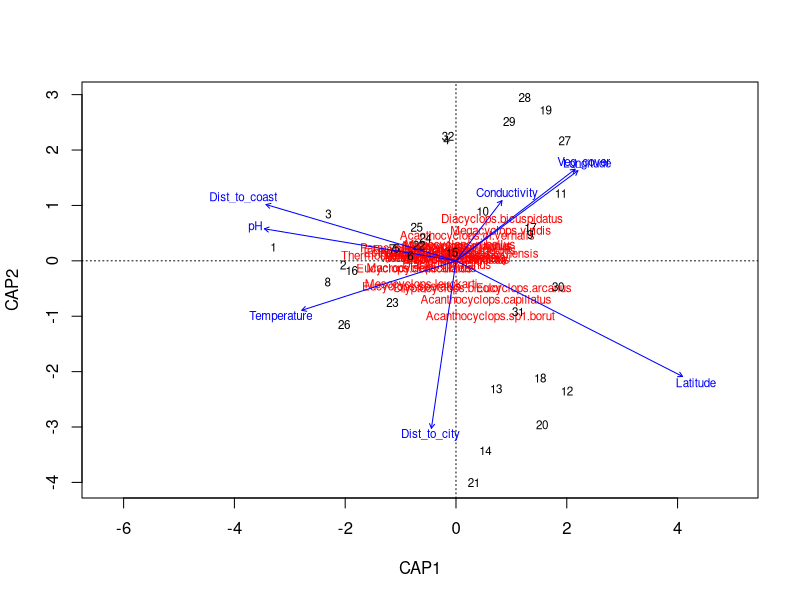
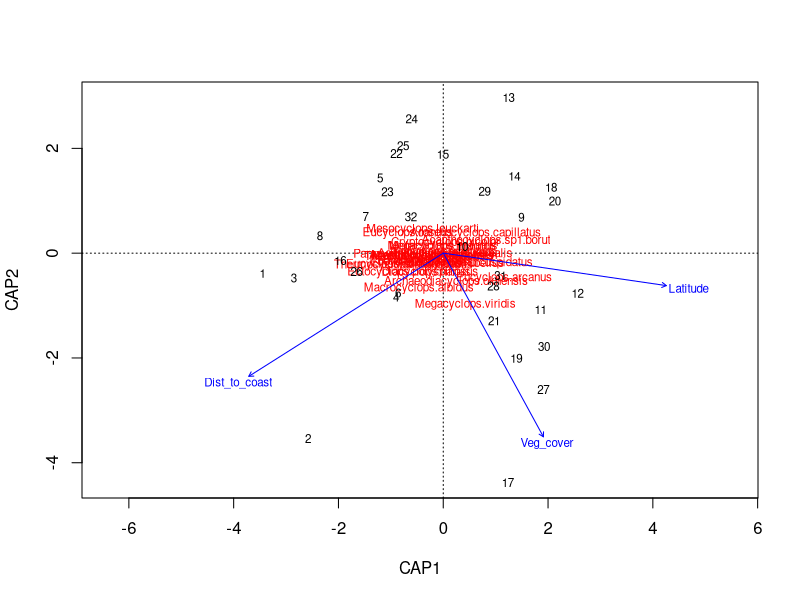
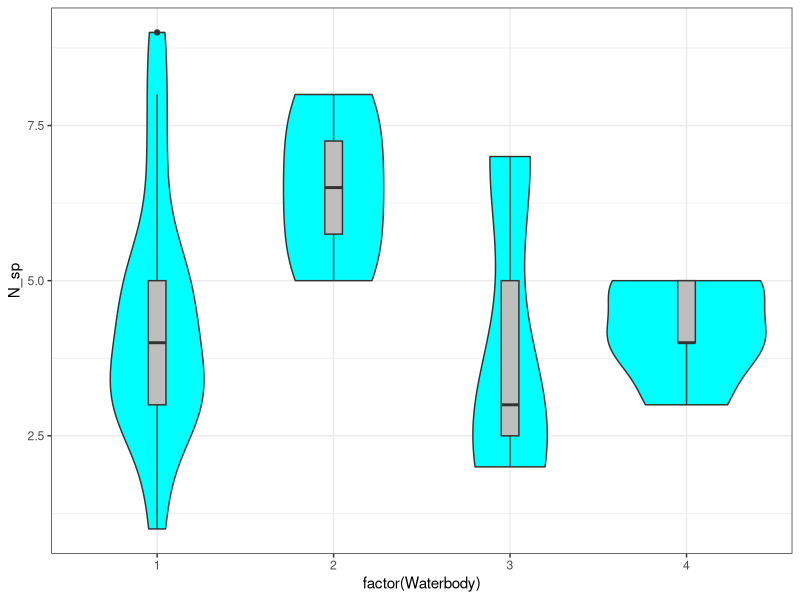

R code for these plots, in order:
library(vegan)
library(ggplot2)
library(dplyr)

dat <- read.table("Data/cn_sp.csv", sep = ",", header = TRUE)

# dat %>% 
#   filter(!complete.cases(.))

pred <- read.table("Data/factors.csv", sep = ";", header = TRUE, dec = ",")

names(pred)

pred %>% 
  select(-c(Oxygen, Turbidity,  ChlA)) ->
  pred_reduced


pred_reduced %>% 
  filter(complete.cases(.)) ->
  pred_reduced


dat %>% 
  filter(Station %in% pred_reduced$Station ) ->
  dat_reduced

dat_reduced %>% 
  select(-1) %>% 
  rowSums() -> 
  rSums


dat_reduced %>% 
  filter(rSums >0) ->
  dat_reduced

nrow(dat_reduced)
nrow(pred_reduced)

pred_reduced %>% 
  filter(Station %in% dat_reduced$Station) ->
  pred_reduced

nrow(dat_reduced)
nrow(pred_reduced)

Z <- 
  pred_reduced %>% 
  select(Latitude)

Y <- 
  pred_reduced %>% 
  select(-Station, -Latitude, -Longitude)

X <- decostand(dat_reduced[, -1], method = "pa")

# X <- dat_reduced[, -1]


# mod_cca <- cca(X = X,  Y = Y, Z = Z )


mod_cca <- capscale(X ~ Latitude + Longitude + Temperature + pH + Conductivity + Veg_cover + Dist_to_city + Dist_to_coast, data = pred_reduced[-1], add = TRUE)




vif.cca(mod_cca)

anova(mod_cca, permutations = 9999)

anova(mod_cca,by = "axis", permutations = 9999)

anova(mod_cca,by = "margin", permutations = 9999)

anova(mod_cca,by = "terms", permutations = 9999)


plot(mod_cca, )


scores(mod_cca)$species %>% 
  as.data.frame() %>% 
  arrange(CAP1)


scores(mod_cca)$sites

scores(mod_cca)$biplot     

str(scores(mod_cca))


mod_0 <- capscale(X ~ 1, data = pred_reduced[-1], add = TRUE)

mod <- ordistep(mod_0, scope = formula(mod_cca))

anova(mod)

anova(mod,by = "axis", permutations = 9999)

anova(mod,by = "margin", permutations = 9999)

anova(mod,by = "terms", permutations = 9999)


plot(mod)

pred_reduced$Waterbody

library(reshape2)

melt(dat_reduced, id.vars = "Station") %>% 
  group_by(Station) %>% 
  summarise(N_sp = sum(value != 0)) ->
  df_sp_rich

pred_reduced %>% 
  select(Station, Waterbody) %>% 
  merge(., df_sp_rich) ->
  df_sp_rich_waterbody

df_sp_rich_waterbody %>% 
  ggplot(aes(x = factor(Waterbody), y = N_sp)) +
  geom_violin(fill = "cyan") +
  geom_boxplot(width = 0.1, fill = "gray" ) +
  theme_bw()

 
diversity(dat_reduced[, -1], index = c("shannon"))
